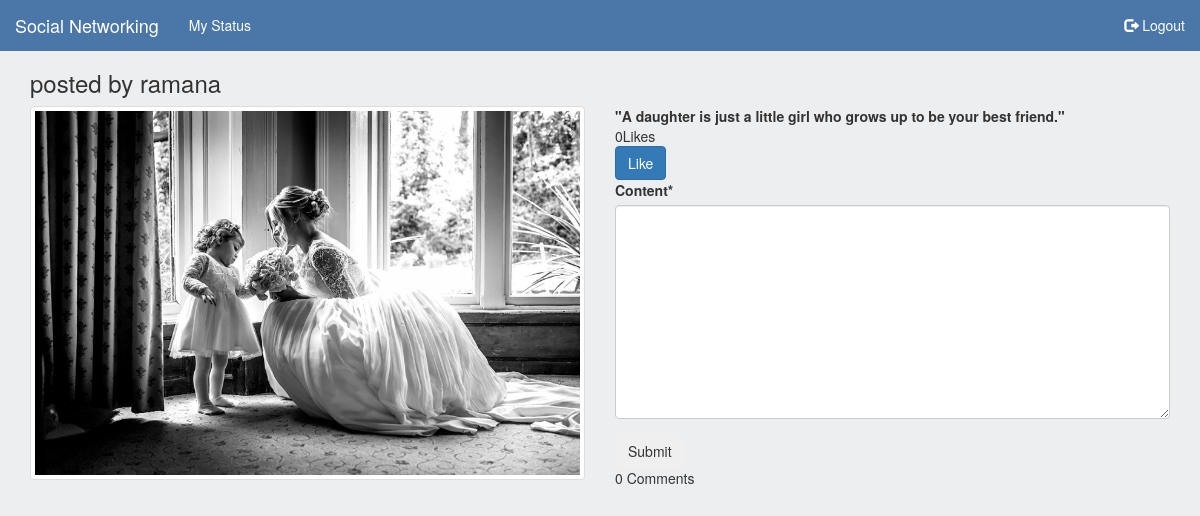
The app's page /status/detail/13/ (signed in) with its own data.
### network/models.py (models this page shows, shortened)
class Status(models.Model):
    owner = models.ForeignKey(User,on_delete = models.CASCADE,)
    description = models.TextField()
    status_Img = models.ImageField(upload_to = 'images/')
    likes = models.ManyToManyField(User,related_name='likes',blank=True)
    def total_likes(self):
        return self.likes.count()

### network/views.py (the view)
# urls.py: path('status/detail/<int:id>/',views.detail_status, name='detail_status'),
@login_required
def detail_status(request,id):
    status=get_object_or_404(Status,id=id)
    comments = Comment.objects.filter(status=status).order_by('-id')
    is_liked = False
    if status.likes.filter(id=request.user.id).exists():
        is_liked = True
    if request.method == 'POST':
        comment_form = CommentForm(request.POST or None)
        if comment_form.is_valid():
            content = request.POST.get('content')
            comment = Comment.objects.create(status=status, user=request.user, content=content)
            comment.save()
            return HttpResponseRedirect(status.get_absolute_url())
    else:
        comment_form = CommentForm()
    context = {
        'status':status,
        'is_liked': is_liked,
        'total_likes': status.total_likes(),
        'comments':comments,
        'comment_form':comment_form,
    }
    return render(request,'network/status_detail.html',context)

### network/forms.py
class CommentForm(forms.ModelForm):
    class Meta:
        model = Comment
        fields = ['content',]

### templates/network/status_detail.html (shortened to what this page needs)
{% extends 'base.html' %}
{% load crispy_forms_tags %}
{% block content %}
<div class="container" style="margin-top:50px" >
    <h3>posted by {{ status.owner.username }}</h3>
    <div class="row">
        <div class="col-sm-6">
            <img src="{{ status.status_Img.url }}" class="img-thumbnail" alt="..." width="100%"><br>
        </div>
        <div class="col-sm-6">
           <strong> "{{ status.description }}"</strong>
             <div class="main-comment-section">
          {{ total_likes }}Like{{total_likes|pluralize }}
        <form action="{% url 'like_status' %}" method="post">
          {% if is_liked %}
          <button type="submit" name="status_id" value="{{ status.id }}" class="btn btn-danger">disLike</button>
          {% else %}
          <button type="submit" name="status_id" value="{{ status.id }}" class="btn btn-primary">Like</button>
          {% endif %}
        </form>
                 <form method="post">
                     {{ comment_form|crispy }}
                     <input type="submit" value="Submit" class="btn btn-outline-success">
                 </form>
         <div class="main-comment-section">
         {{ comments.count }} Comment{{ comments|pluralize }}
             </div>
      </div>
        </div>
    </div>
</div>
{% endblock %}

### templates/base.html (style rules this page uses)
body { background-color: #edeef0; }

### records on screen
Status: owner.username "ramana", status_Img (picture), description "A daughter is just a little girl who grows up to be your best friend."

### other values on screen
{{ total_likes }} "0"
{{ comments.count }} "0"
